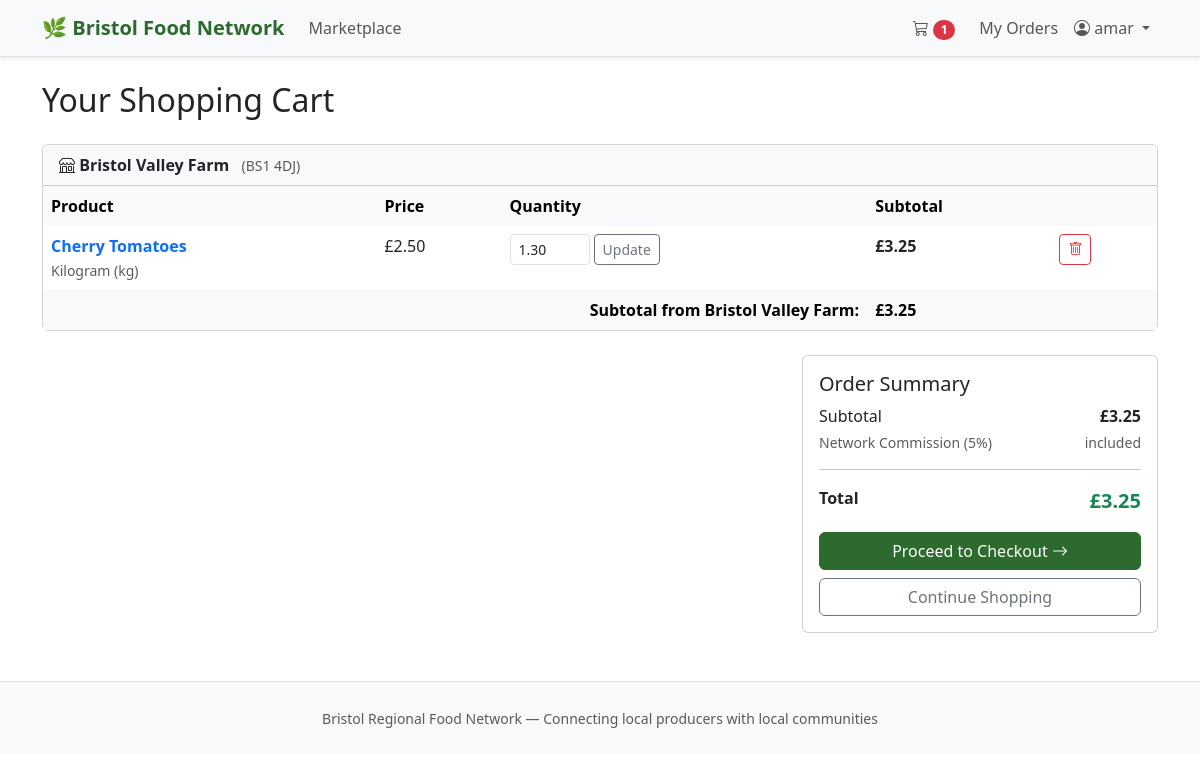
The page /cart/ (signed in) on the database as committed earlier.
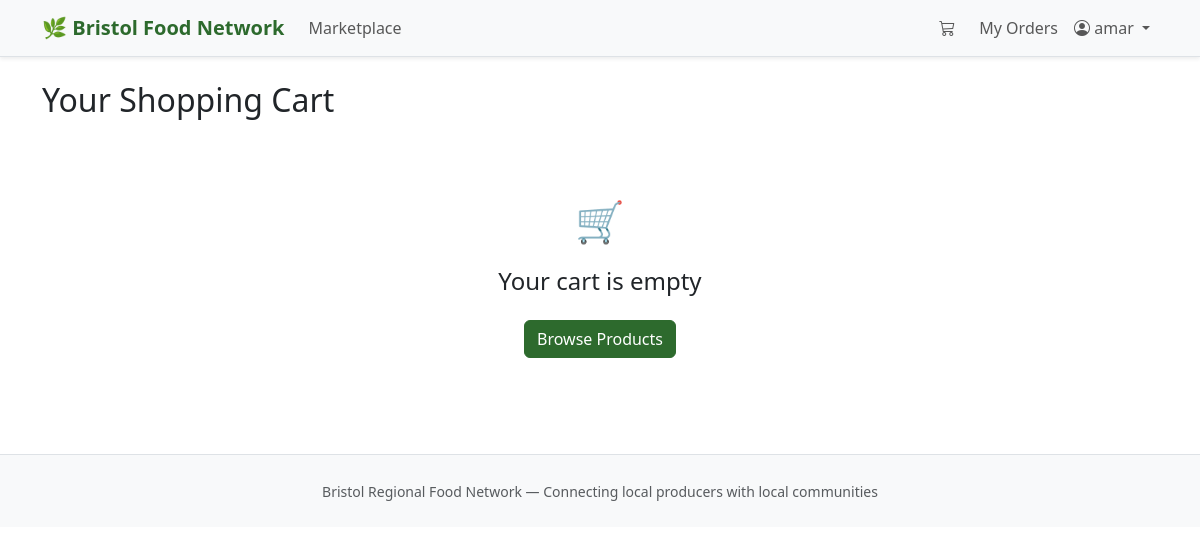
The same page on the database as committed later.
### core/models.py (models this page shows, shortened)
class ProducerProfile(models.Model):
    user = models.OneToOneField(User, on_delete=models.CASCADE, related_name='producer_profile')
    business_name = models.CharField(max_length=200)
    contact_name = models.CharField(max_length=100)
    farm_address = models.TextField()
    farm_postcode = models.CharField(max_length=10)
    description = models.TextField(blank=True)
    lead_time_hours = models.PositiveIntegerField(
        default=48,
        help_text="Minimum hours needed to prepare orders"
    )

class CartItem(models.Model):
    cart = models.ForeignKey(Cart, on_delete=models.CASCADE, related_name='cart_items')
    product = models.ForeignKey(Product, on_delete=models.CASCADE)
    quantity = models.DecimalField(
        max_digits=10, decimal_places=2,
        validators=[MinValueValidator(Decimal('0.01'))]
    )
    @property
    def subtotal(self):
        return round(Decimal(str(self.quantity)) * self.product.discounted_price, 2)
    class Meta:
        unique_together = ('cart', 'product')

class Product(models.Model):
    AVAILABILITY_CHOICES = [
        ('available', 'Available'),
        ('in_season', 'In Season'),
        ('out_of_season', 'Out of Season'),
        ('unavailable', 'Unavailable'),
    ]
    UNIT_CHOICES = [
        ('kg', 'Kilogram (kg)'),
        ('g', 'Gram (g)'),
        ('litre', 'Litre'),
        ('dozen', 'Dozen'),
        ('each', 'Each'),
        ('bunch', 'Bunch'),
        ('pack', 'Pack'),
    ]
    producer = models.ForeignKey(ProducerProfile, on_delete=models.CASCADE, related_name='products')
    category = models.ForeignKey(Category, on_delete=models.PROTECT, related_name='products')
    name = models.CharField(max_length=200)
    description = models.TextField()
    price = models.DecimalField(
        max_digits=8, decimal_places=2,
        validators=[MinValueValidator(Decimal('0.01'))]
    )
    unit = models.CharField(max_length=20, choices=UNIT_CHOICES, default='each')
    stock_quantity = models.DecimalField(max_digits=10, decimal_places=2, default=0)
    low_stock_threshold = models.DecimalField(max_digits=10, decimal_places=2, default=10)
    availability = models.CharField(max_length=20, choices=AVAILABILITY_CHOICES, default='available')
    is_organic = models.BooleanField(default=False)
    harvest_date = models.DateField(null=True, blank=True)
    best_before_date = models.DateField(null=True, blank=True)
    season_start_month = models.PositiveIntegerField(
        null=True, blank=True,
        validators=[MinValueValidator(1), MaxValueValidator(12)]
    )
    season_end_month = models.PositiveIntegerField(
        null=True, blank=True,
        validators=[MinValueValidator(1), MaxValueValidator(12)]
    )
    image = models.ImageField(upload_to='products/', null=True, blank=True)
    is_surplus = models.BooleanField(default=False)
    surplus_discount_percent = models.PositiveIntegerField(
        default=0,
        validators=[MaxValueValidator(100)]
    )
    surplus_expiry = models.DateTimeField(null=True, blank=True)
    created_at = models.DateTimeField(auto_now_add=True)
    updated_at = models.DateTimeField(auto_now=True)
    @property
    def discounted_price(self):
        if self.is_surplus and self.surplus_discount_percent > 0:
            discount = self.price * Decimal(self.surplus_discount_percent) / 100
            return round(self.price - discount, 2)
        return self.price
    class Meta:
        ordering = ['name']

class Cart(models.Model):
    customer = models.OneToOneField(User, on_delete=models.CASCADE, related_name='cart')
    created_at = models.DateTimeField(auto_now_add=True)
    updated_at = models.DateTimeField(auto_now=True)
    @property
    def total(self):
        return round(sum(item.subtotal for item in self.cart_items.all()), 2)
    @property
    def item_count(self):
        return self.cart_items.count()

### core/views.py (the view)
    @login_required
    def wrapper(request, *args, **kwargs):
        if request.user.is_producer():
            messages.error(request, 'This page is for customers only.')
            return redirect('home')
        return view_func(request, *args, **kwargs)

### core/context_processors.py (called while the page is built)
def cart_count(request):
    if request.user.is_authenticated and not request.user.is_producer():
        try:
            cart = Cart.objects.get(customer=request.user)
            return {'cart_count': cart.item_count}
        except Cart.DoesNotExist:
            pass
    return {'cart_count': 0}

### core/models.py (called while the page is built)
    def is_producer(self):
        return self.role == 'producer'

### core/views.py (called while the page is built)
def customer_required(view_func):
    @login_required
    def wrapper(request, *args, **kwargs):
        if request.user.is_producer():
            messages.error(request, 'This page is for customers only.')
            return redirect('home')
        return view_func(request, *args, **kwargs)
    return wrapper

def _get_or_create_cart(user):
    cart, _ = Cart.objects.get_or_create(customer=user)
    return cart

### templates/cart/cart.html (shortened to what this page needs)
{% extends 'base.html' %}
{% block content %}
<h2 class="mb-4">Your Shopping Cart</h2>
{% if not cart.cart_items.exists %}
<div class="text-center py-5">
    <div class="fs-1 mb-3">🛒</div>
    <h4>Your cart is empty</h4>
    <a href="{% url 'marketplace' %}" class="btn btn-primary mt-3">Browse Products</a>
</div>
{% else %}
{% for group in by_producer %}
<div class="card mb-4">
    <div class="card-header bg-light">
        <i class="bi bi-shop"></i> <strong>{{ group.producer.business_name }}</strong>
        <small class="text-muted ms-2">({{ group.producer.farm_postcode }})</small>
    </div>
    <div class="card-body p-0">
        <table class="table table-borderless mb-0">
            <thead class="table-light">
                <tr>
                    <th>Product</th>
                    <th>Price</th>
                    <th>Quantity</th>
                    <th>Subtotal</th>
                    <th></th>
                </tr>
            </thead>
            <tbody>
                {% for item in group.items %}
                <tr>
                    <td>
                        <a href="{% url 'product_detail' item.product.pk %}" class="text-decoration-none fw-semibold">
                            {{ item.product.name }}
                        </a>
                        <br><small class="text-muted">{{ item.product.get_unit_display }}</small>
                    </td>
                    <td>£{{ item.product.discounted_price }}</td>
                    <td>
                        <form method="post" action="{% url 'update_cart_item' item.pk %}" class="d-flex gap-1">
                            <input type="number" name="quantity" value="{{ item.quantity }}"
                                   min="0" step="0.1" class="form-control form-control-sm" style="width:80px;">
                            <button type="submit" class="btn btn-sm btn-outline-secondary">Update</button>
                        </form>
                    </td>
                    <td><strong>£{{ item.subtotal }}</strong></td>
                    <td>
                        <form method="post" action="{% url 'remove_from_cart' item.pk %}">
                            <button type="submit" class="btn btn-sm btn-outline-danger">
                                <i class="bi bi-trash"></i>
                            </button>
                        </form>
                    </td>
                </tr>
                {% endfor %}
            </tbody>
            <tfoot class="table-light">
                <tr>
                    <td colspan="3" class="text-end fw-semibold">Subtotal from {{ group.producer.business_name }}:</td>
                    <td><strong>£{{ group.subtotal }}</strong></td>
                    <td></td>
                </tr>
            </tfoot>
        </table>
    </div>
</div>
{% endfor %}
<div class="row justify-content-end">
    <div class="col-md-4">
        <div class="card">
            <div class="card-body">
                <h5>Order Summary</h5>
                <div class="d-flex justify-content-between mb-1">
                    <span>Subtotal</span>
                    <strong>£{{ cart.total }}</strong>
                </div>
                <div class="d-flex justify-content-between mb-1 text-muted small">
                    <span>Network Commission (5%)</span>
                    <span>included</span>
                </div>
                <hr>
                <div class="d-flex justify-content-between">
                    <strong>Total</strong>
                    <strong class="text-success fs-5">£{{ cart.total }}</strong>
                </div>
                <a href="{% url 'checkout' %}" class="btn btn-primary w-100 mt-3">
                    Proceed to Checkout <i class="bi bi-arrow-right"></i>
                </a>
                <a href="{% url 'marketplace' %}" class="btn btn-outline-secondary w-100 mt-2">Continue Shopping</a>
            </div>
        </div>
    </div>
</div>
{% endif %}
{% endblock %}

### templates/base.html (shortened to what this page needs)
<!DOCTYPE html>
<html lang="en">
<head>
    <link href="https://cdn.jsdelivr.net/npm/bootstrap@5.3.0/dist/css/bootstrap.min.css" rel="stylesheet">
    <link href="https://cdn.jsdelivr.net/npm/bootstrap-icons@1.10.0/font/bootstrap-icons.css" rel="stylesheet">
</head>
<body>
<nav class="navbar navbar-expand-lg navbar-light bg-light border-bottom shadow-sm">
    <div class="container">
        <a class="navbar-brand" href="{% url 'home' %}">🌿 Bristol Food Network</a>
        <div class="collapse navbar-collapse" id="navbarNav">
            <ul class="navbar-nav me-auto">
                {% if user.role != 'admin' %}
                    <li class="nav-item">
                        <a class="nav-link" href="{% url 'marketplace' %}">Marketplace</a>
                    </li>
                    {% endif %}
            </ul>
            <ul class="navbar-nav ms-auto align-items-center">
                {% if user.is_authenticated %}
                    {% if not user.is_producer and user.role != 'admin' %}
                    <li class="nav-item me-2">
                        <a class="nav-link" href="{% url 'cart' %}">
                            <i class="bi bi-cart3"></i>
                            {% if cart_count > 0 %}
                            <span class="badge bg-danger rounded-pill">{{ cart_count }}</span>
                            {% endif %}
                        </a>
                    </li>
                    <li class="nav-item">
                        <a class="nav-link" href="{% url 'customer_orders' %}">My Orders</a>
                    </li>
                    {% endif %}
                    <li class="nav-item dropdown">
                        <a class="nav-link dropdown-toggle" href="#" data-bs-toggle="dropdown">
                            <i class="bi bi-person-circle"></i> {{ user.username }}
                        </a>
                    </li>
                {% else %}
                    <li class="nav-item"><a class="nav-link" href="{% url 'login' %}">Login</a></li>
                    <li class="nav-item">
                        <a class="btn btn-primary btn-sm ms-2" href="{% url 'register' %}">Register</a>
                    </li>
                {% endif %}
            </ul>
        </div>
    </div>
</nav>
<div class="container mt-4">
    {% block content %}{% endblock %}
</div>
<footer class="bg-light border-top mt-5 py-4">
    <div class="container text-center text-muted">
        <small>Bristol Regional Food Network — Connecting local producers with local communities</small>
    </div>
</footer>
</body>
</html>

Rows that differ between the two databases and show on the page:
removed ProducerProfile: producer.business_name "Bristol Valley Farm", producer.farm_postcode "BS1 4DJ", subtotal "3.25"
removed CartItem: product.name "Cherry Tomatoes", product.unit "Kilogram (kg)", product.discounted_price "2.50", quantity "1.30", subtotal "3.25"
no longer on this page (row unchanged): Cart: total "3.25"
Other text that changed with them:
{{ cart_count }}: "1" → (not shown)
text no longer shown: "Order Summary Subtotal £ Network Commission (5%) included Total £ Proceed to Checkout Continue Shopping"
text now shown: "🛒 Your cart is empty Browse Products"
